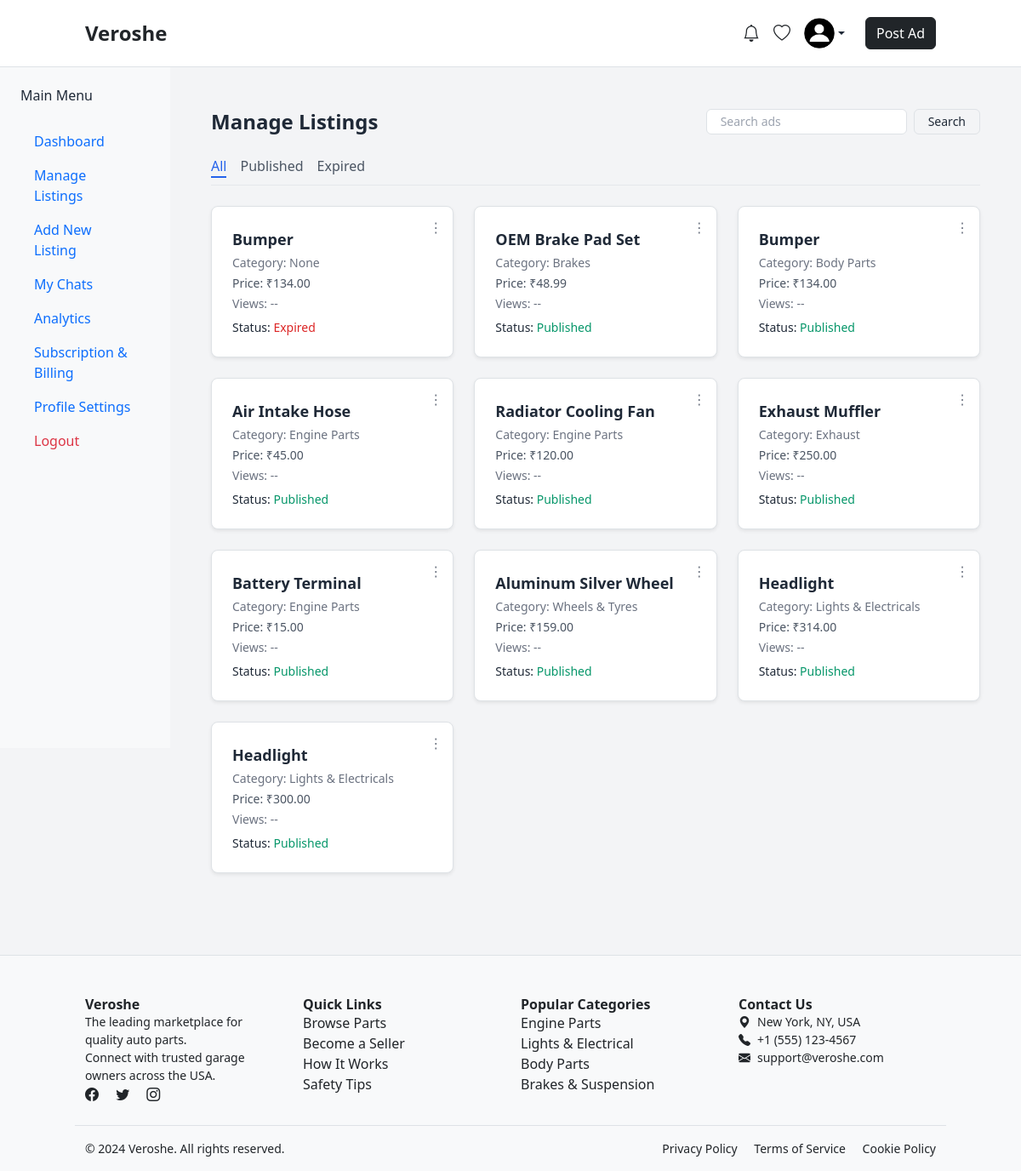
Screenshot of /manage-ads/ (signed in) with the database file from the repository.
### core/models.py (models this page shows, shortened)
class Ad(models.Model):
    seller = models.ForeignKey(settings.AUTH_USER_MODEL, on_delete=models.CASCADE)
    category = models.ForeignKey(Category, choices=CATEGORY_CHOICES, on_delete= models.CASCADE, null=True, blank=True)
    title = models.CharField(max_length=255)
    make = models.CharField(max_length=255, null=True, blank=True)
    model = models.CharField(max_length=255, null=True, blank=True)
    sub_model = models.CharField(max_length=100, null=True, blank=True)
    year = models.PositiveIntegerField(blank=True, null=True)
    fuel_type = models.CharField(max_length=20, choices=FUEL_CHOICES, null=True, blank=True)
    transmission = models.CharField(max_length=20,choices=TRANSMISSION_CHOICES, default='Manual', blank=True, null=True)
    description = models.TextField(blank=True, null=True)
    price = models.DecimalField(max_digits=10, decimal_places=2)
    image = models.ImageField(upload_to='ads/', blank=True, null=True)
    location = models.CharField(max_length=100, blank=True, null=True)
    mobile_number = models.CharField(max_length=15, blank=True, null=True)
    is_expired = models.BooleanField(default=False)
    created_at = models.DateTimeField(auto_now_add=True)
    views = models.IntegerField(default=0)
    is_active = models.BooleanField(default=True)

class Category(models.Model):
    name = models.CharField(max_length=100)
    slug = models.SlugField(unique=True)
    def __str__(self):
        return self.name

### core/views.py (the view)
# urls.py: path('manage-ads/', views.manage_ads, name='manage_ads'),
def manage_ads(request):
    filter_by = request.GET.get('filter', 'all')
    if filter_by == 'published':
        ads = Ad.objects.filter(is_active=True, is_expired=False)
    elif filter_by == 'expired':
        ads = Ad.objects.filter(is_expired=True)
    else:  # All ads
        ads = Ad.objects.all()
    context = {
        'ads': ads,
        'filter_by': filter_by,
    }
    return render(request, 'core/manage_ads.html', context)

### core/templates/core/manage_ads.html (shortened to what this page needs)
{% extends 'core/base.html' %}
{% load static %}
{% block content %}
<div class="container-fluid">
  <div class="row">
    <div class="col-md-3 col-lg-2 bg-light vh-100 p-4">
      <h5 class="mb-4">Main Menu</h5>
      <ul class="nav flex-column">
        <li class="nav-item"><a href="{% url 'seller_dashboard' %}" class="nav-link">Dashboard</a></li>
        <li class="nav-item"><a href="{% url 'manage_ads' %}" class="nav-link">Manage Listings</a></li>
        <li class="nav-item"><a href="#" class="nav-link">Add New Listing</a></li>
        <li class="nav-item"><a href="#" class="nav-link">My Chats</a></li>
        <li class="nav-item"><a href="#" class="nav-link">Analytics</a></li>
        <li class="nav-item"><a href="#" class="nav-link">Subscription & Billing</a></li>
        <li class="nav-item"><a href="{% url 'profile_settings' %}" class="nav-link">Profile Settings</a></li>
        <li class="nav-item"><a href="{% url 'logout' %}" class="nav-link text-danger">Logout</a></li>
      </ul>
    </div>
    <div class="col-md-9 col-lg-10 p-4">
      <div class="container mx-auto p-4">
        <div class="d-flex justify-between align-items-center">
          <h2 class="text-2xl font-bold mb-4">Manage Listings</h2>
          <form method="get" action="" class="flex items-center mb-4 space-x-2">
            <input type="text" name="search" placeholder="Search ads" class="border rounded-md px-3 py-1 text-sm focus:outline-none focus:ring focus:border-blue-300" value="{{ request.GET.search }}">
            <button type="submit" class="border border-gray-300 text-sm px-3 py-1 rounded-md hover:bg-gray-100">Search</button>
          </form>
        </div>
        <div class="flex space-x-4 mb-6 border-b pb-2">
          <a href="?filter=all" class="{% if filter_by == 'all' %}border-b-2 border-blue-600 text-blue-600{% else %}text-gray-600{% endif %} hover:text-blue-600">
            All
          </a>
          <a href="?filter=published" class="{% if filter_by == 'published' %}border-b-2 border-blue-600 text-blue-600{% else %}text-gray-600{% endif %} hover:text-blue-600">
            Published
          </a>
          <a href="?filter=expired" class="{% if filter_by == 'expired' %}border-b-2 border-blue-600 text-blue-600{% else %}text-gray-600{% endif %} hover:text-blue-600">
            Expired
          </a>
        </div>        <div class="grid md:grid-cols-2 lg:grid-cols-3 gap-4">
          {% for ad in ads %}
          <div class="bg-white border rounded-lg shadow-sm p-4 relative">
            <div class="absolute top-3 right-3 group">
              <button onclick="toggleDropdown('dropdown-{{ ad.id }}')" class="text-gray-500 hover:text-gray-800 focus:outline-none">
              &#x22EE;
              </button>
          </div>
        <h3 class="text-lg font-semibold mb-1">{{ ad.title }}</h3>
        <p class="text-sm text-gray-500 mb-1">Category: {{ ad.category }}</p>
        <p class="text-sm text-gray-600 mb-1">Price: ₹{{ ad.price }}</p>
        <p class="text-sm text-gray-500">Views: --</p>
        <p class="text-sm mt-2">
          Status:
          {% if ad.is_expired %}
            <span class="text-red-600 font-medium">Expired</span>
          {% elif ad.is_active %}
            <span class="text-green-600 font-medium">Published</span>
          {% else %}
            <span class="text-gray-600 font-medium">Unpublished</span>
          {% endif %}
        </p>
      </div>
      {% empty %}
      <p class="text-gray-500 col-span-full">No ads found in this category.</p>
      {% endfor %}
        </div>  </div>    <link href="https://cdn.jsdelivr.net/npm/tailwindcss@2.2.19/dist/tailwind.min.css" rel="stylesheet">
    </div>
  </div>
</div>
{% endblock %}

### rows the page displays
Ad: title "Bumper", category "None", price "134.00", is_expired "Expired"
Ad: title "OEM Brake Pad Set", category "Brakes", price "48.99", is_expired "Published"
Ad: title "Bumper", category "Body Parts", price "134.00", is_expired "Published"
Ad: title "Air Intake Hose", category "Engine Parts", price "45.00", is_expired "Published"
Ad: title "Radiator Cooling Fan", category "Engine Parts", price "120.00", is_expired "Published"
Ad: title "Exhaust Muffler", category "Exhaust", price "250.00", is_expired "Published"
Ad: title "Battery Terminal", category "Engine Parts", price "15.00", is_expired "Published"
Ad: title "Aluminum Silver Wheel", category "Wheels & Tyres", price "159.00", is_expired "Published"
Ad: title "Headlight", category "Lights & Electricals", price "314.00", is_expired "Published"
Ad: title "Headlight", category "Lights & Electricals", price "300.00", is_expired "Published"
